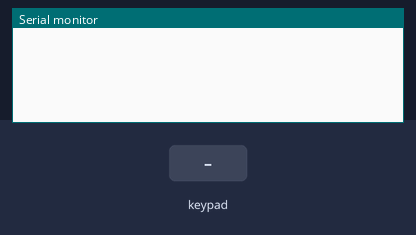
The sketch below on a simulated Arduino Uno, built with avr-gcc and run on an emulated ATmega328P. Shown: the last lines printed to the serial monitor. Wiring (inferred from the names in the program): 5×5 keypad: rows pin 2, pin 4, pin 5, pin 6, pin 7; columns pin 3, pin 8, pin 9, pin 10, pin 11. The inputs (shaded band) are chosen by the test bench.

Above: at 1.2 s.
1.3 s: key '1' pressed
At 2.2 s:
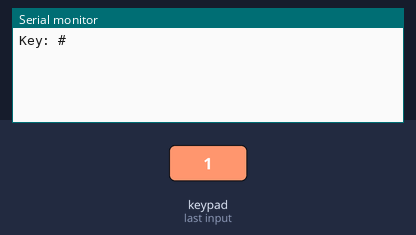
2.9 s: keypad keys 1 1 1 0 8 9 3 pressed 0.4 s apart
At 5.9 s:
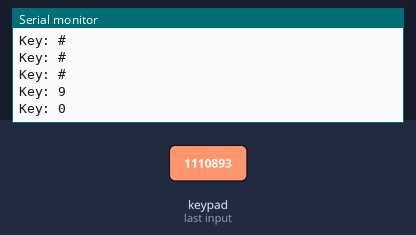
7.2 s: key '4' pressed
At 7.9 s:
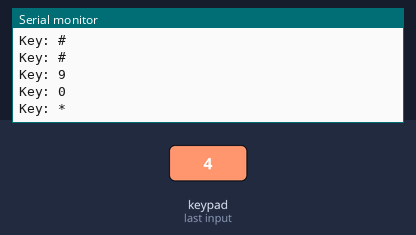
8.8 s: keypad keys 1 1 1 0 8 9 3 D pressed 0.4 s apart
At 12.5 s:
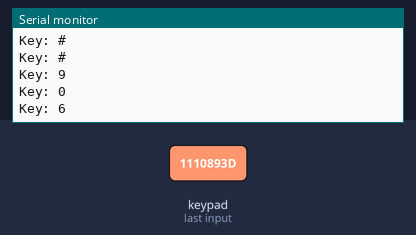
Timing chart, 0 to 14.0 s (numbered marks = the images above; inputs shaded):
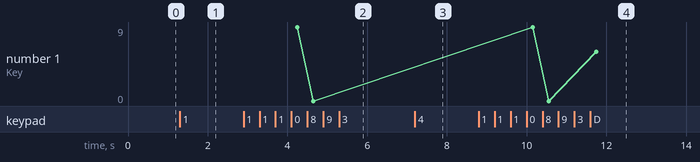

Measured:
- after the input at 1.3 s, the serial monitor: prints a new line after 0.15 s (image 1)
- after the input at 2.9 s, the serial monitor: prints a new line after 1.4 s (image 2)
- after the input at 7.2 s, the serial monitor: prints a new line after 0.15 s (image 3)
- after the input at 8.8 s, the serial monitor: prints a new line after 0.15 s (image 4)
- plotted number 1: 0 → 6 after the input at 8.8 s

The sketch:

keypad.ino
```cpp
/*
  keypad.ino

  interface with a 4x3 10 pin keypad from Jameco. Jameco Part no. 2082206
  https://www.jameco.com/webapp/wcs/stores/servlet/ProductDisplay?langId=-1&storeId=10001&catalogId=10001&productId=2082206

  Pin layout

  key   X     Y
  1     p10   p6
  2     p10   p5
  3     p10   p4
  4     p9    p6
  5     p9    p5
  6     p9    p4
  7     p7    p6
  8     p7    p5
  0     p7    p4
  9     p8    p4
  #     p2    p1
  *     p2    p3

  x pins = {10, 9, 7, 8, 2}
  y pins = { 6, 5, 4, 3, 1}

  row pins are configured as inputs and column
  pins as outputs. key press connects input to output and is detected by determining which pins are connected.

*/

const int numRows         = 5;
const int numCols         = 5;
const int debounceTime    = 10;

const char keymap[numRows][numCols] = {
  {'1', '2', '3', '-', '-'},
  {'4', '5', '6', '-', '-'},
  {'7', '8', '0', '-', '-'},
  {'-', '-', '9', '-', '-'},
  {'-', '-', '-', '*', '#'},
};

const int rowPins[numRows] = {11, 10, 8, 9, 3};
const int colPins[numCols] = {7, 6, 5, 4, 2};

void setup() {
  Serial.begin(9600);
  // set row pins as input and enable pull-up resistor by setting value to HIGH
  for(int row = 0; row < numRows; row++) {
    pinMode(rowPins[row], INPUT);
    digitalWrite(rowPins[row], HIGH);
  }
  // set column pins as output and make all inactive by setting value to HIGH
  for (int col = 0; col < numCols; col++) {
    pinMode(colPins[col], OUTPUT);
    digitalWrite(colPins[col], HIGH);
  }
}

void loop() {
  char key = getKey();
  if (key != 0) {
    Serial.print("Key: ");Serial.println(key);
  }
}

char getKey() {
  // 0 indicates no key pressed
  char key = 0;
  // keys press is detected by activating columns and reading rows
  for (int col = 0; col < numCols; col++) {
    digitalWrite(colPins[col], LOW);
    for (int row = 0; row < numRows; row++) {
      if (keymap[row][col] != '-') {
        if (digitalRead(rowPins[row]) == LOW) {
          delay(debounceTime);
          while(digitalRead(rowPins[row]) == LOW) {
            delay(debounceTime);
          }
          key = keymap[row][col];
        }
      }
    }
    digitalWrite(colPins[col], HIGH);
  }
  return key;
}
```
